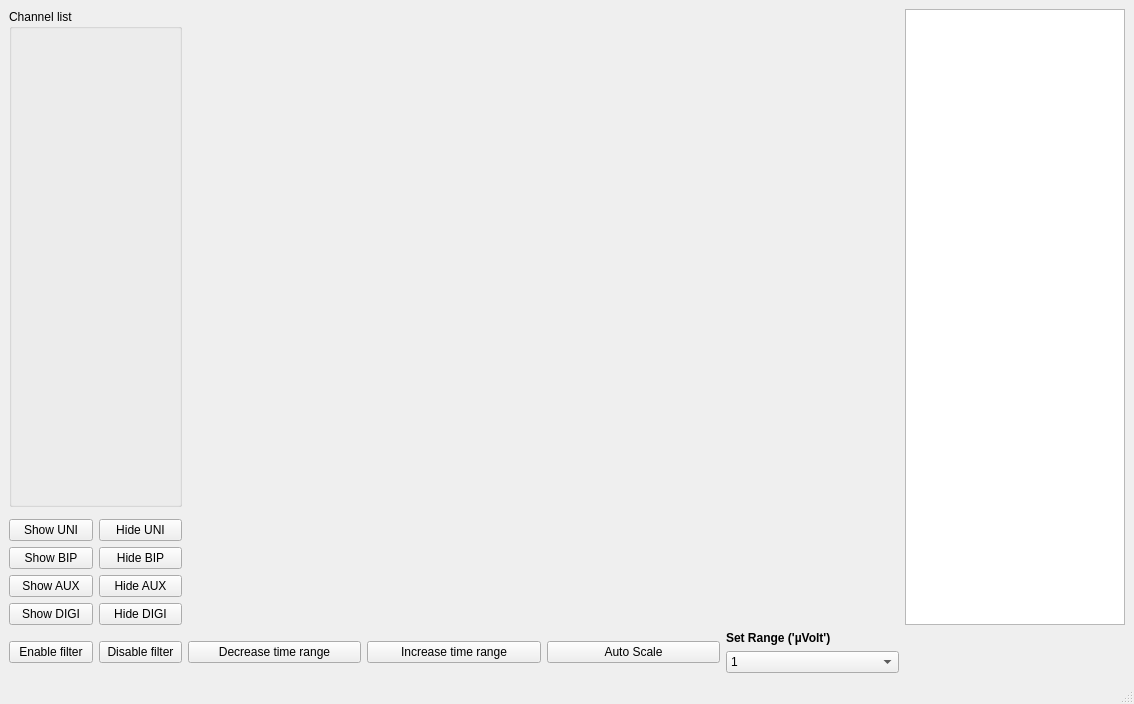
<?xml version="1.0" encoding="UTF-8"?>
<ui version="4.0">
 <class>MainWindow</class>
 <widget class="QMainWindow" name="MainWindow">
  <property name="geometry">
   <rect>
    <x>0</x>
    <y>0</y>
    <width>1134</width>
    <height>704</height>
   </rect>
  </property>
  <property name="windowTitle">
   <string>MainWindow</string>
  </property>
  <widget class="QWidget" name="centralwidget">
   <layout class="QGridLayout" name="gridLayout">
    <item row="0" column="1" rowspan="3" colspan="4">
     <widget class="GraphicsLayoutWidget" name="RealTimePlotWidget" native="true">
      <property name="sizePolicy">
       <sizepolicy hsizetype="Expanding" vsizetype="Expanding">
        <horstretch>0</horstretch>
        <verstretch>0</verstretch>
       </sizepolicy>
      </property>
     </widget>
    </item>
    <item row="3" column="3">
     <widget class="QPushButton" name="autoscale_button">
      <property name="text">
       <string>Auto Scale</string>
      </property>
     </widget>
    </item>
    <item row="3" column="2">
     <widget class="QPushButton" name="increase_time_button">
      <property name="text">
       <string>Increase time range</string>
      </property>
     </widget>
    </item>
    <item row="3" column="4">
     <layout class="QVBoxLayout" name="verticalLayout">
      <item>
       <widget class="QLabel" name="set_range_label">
        <property name="font">
         <font>
          <weight>75</weight>
          <bold>true</bold>
         </font>
        </property>
        <property name="text">
         <string>&lt;html&gt;&lt;head/&gt;&lt;body&gt;&lt;p&gt;Set Range ('µVolt')&lt;/p&gt;&lt;/body&gt;&lt;/html&gt;</string>
        </property>
       </widget>
      </item>
      <item>
       <widget class="QComboBox" name="set_range_box">
        <item>
         <property name="text">
          <string>1</string>
         </property>
        </item>
        <item>
         <property name="text">
          <string>20</string>
         </property>
        </item>
        <item>
         <property name="text">
          <string>50</string>
         </property>
        </item>
        <item>
         <property name="text">
          <string>100</string>
         </property>
        </item>
        <item>
         <property name="text">
          <string>250</string>
         </property>
        </item>
        <item>
         <property name="text">
          <string>1000</string>
         </property>
        </item>
        <item>
         <property name="text">
          <string>10000</string>
         </property>
        </item>
       </widget>
      </item>
     </layout>
    </item>
    <item row="2" column="0">
     <layout class="QGridLayout" name="gridLayout_2">
      <item row="0" column="1">
       <widget class="QPushButton" name="hide_UNI_button">
        <property name="maximumSize">
         <size>
          <width>100</width>
          <height>16777215</height>
         </size>
        </property>
        <property name="layoutDirection">
         <enum>Qt::RightToLeft</enum>
        </property>
        <property name="text">
         <string>Hide UNI</string>
        </property>
       </widget>
      </item>
      <item row="1" column="0">
       <widget class="QPushButton" name="show_BIP_button">
        <property name="text">
         <string>Show BIP</string>
        </property>
       </widget>
      </item>
      <item row="0" column="0">
       <widget class="QPushButton" name="show_UNI_button">
        <property name="maximumSize">
         <size>
          <width>100</width>
          <height>16777215</height>
         </size>
        </property>
        <property name="text">
         <string>Show UNI</string>
        </property>
       </widget>
      </item>
      <item row="1" column="1">
       <widget class="QPushButton" name="hide_BIP_button">
        <property name="layoutDirection">
         <enum>Qt::RightToLeft</enum>
        </property>
        <property name="text">
         <string>Hide BIP</string>
        </property>
       </widget>
      </item>
      <item row="2" column="0">
       <widget class="QPushButton" name="show_AUX_button">
        <property name="text">
         <string>Show AUX</string>
        </property>
       </widget>
      </item>
      <item row="3" column="0">
       <widget class="QPushButton" name="show_DIGI_button">
        <property name="text">
         <string>Show DIGI</string>
        </property>
       </widget>
      </item>
      <item row="2" column="1">
       <widget class="QPushButton" name="hide_AUX_button">
        <property name="layoutDirection">
         <enum>Qt::RightToLeft</enum>
        </property>
        <property name="text">
         <string>Hide AUX</string>
        </property>
       </widget>
      </item>
      <item row="3" column="1">
       <widget class="QPushButton" name="hide_DIGI_button">
        <property name="layoutDirection">
         <enum>Qt::RightToLeft</enum>
        </property>
        <property name="text">
         <string>Hide DIGI</string>
        </property>
       </widget>
      </item>
     </layout>
    </item>
    <item row="3" column="1">
     <widget class="QPushButton" name="decrease_time_button">
      <property name="text">
       <string>Decrease time range</string>
      </property>
     </widget>
    </item>
    <item row="0" column="0">
     <widget class="QGroupBox" name="channel_list_groupbox">
      <property name="sizePolicy">
       <sizepolicy hsizetype="Preferred" vsizetype="Expanding">
        <horstretch>0</horstretch>
        <verstretch>0</verstretch>
       </sizepolicy>
      </property>
      <property name="minimumSize">
       <size>
        <width>100</width>
        <height>0</height>
       </size>
      </property>
      <property name="maximumSize">
       <size>
        <width>400</width>
        <height>16777215</height>
       </size>
      </property>
      <property name="font">
       <font>
        <weight>50</weight>
        <bold>false</bold>
       </font>
      </property>
      <property name="title">
       <string>Channel list</string>
      </property>
     </widget>
    </item>
    <item row="3" column="0">
     <layout class="QHBoxLayout" name="horizontalLayout">
      <item>
       <widget class="QPushButton" name="enable_filter_button">
        <property name="text">
         <string>Enable filter</string>
        </property>
       </widget>
      </item>
      <item>
       <widget class="QPushButton" name="disable_filter_button">
        <property name="text">
         <string>Disable filter</string>
        </property>
       </widget>
      </item>
     </layout>
    </item>
    <item row="0" column="5" rowspan="3">
     <widget class="QTableWidget" name="table_live_impedance">
      <property name="sizePolicy">
       <sizepolicy hsizetype="Preferred" vsizetype="Preferred">
        <horstretch>0</horstretch>
        <verstretch>0</verstretch>
       </sizepolicy>
      </property>
      <property name="minimumSize">
       <size>
        <width>220</width>
        <height>0</height>
       </size>
      </property>
      <property name="maximumSize">
       <size>
        <width>220</width>
        <height>16777215</height>
       </size>
      </property>
     </widget>
    </item>
   </layout>
  </widget>
  <widget class="QMenuBar" name="menubar">
   <property name="geometry">
    <rect>
     <x>0</x>
     <y>0</y>
     <width>1134</width>
     <height>21</height>
    </rect>
   </property>
  </widget>
  <widget class="QStatusBar" name="statusbar"/>
 </widget>
 <customwidgets>
  <customwidget>
   <class>GraphicsLayoutWidget</class>
   <extends>QWidget</extends>
   <header>pyqtgraph</header>
   <container>1</container>
  </customwidget>
 </customwidgets>
 <resources/>
 <connections/>
</ui>
